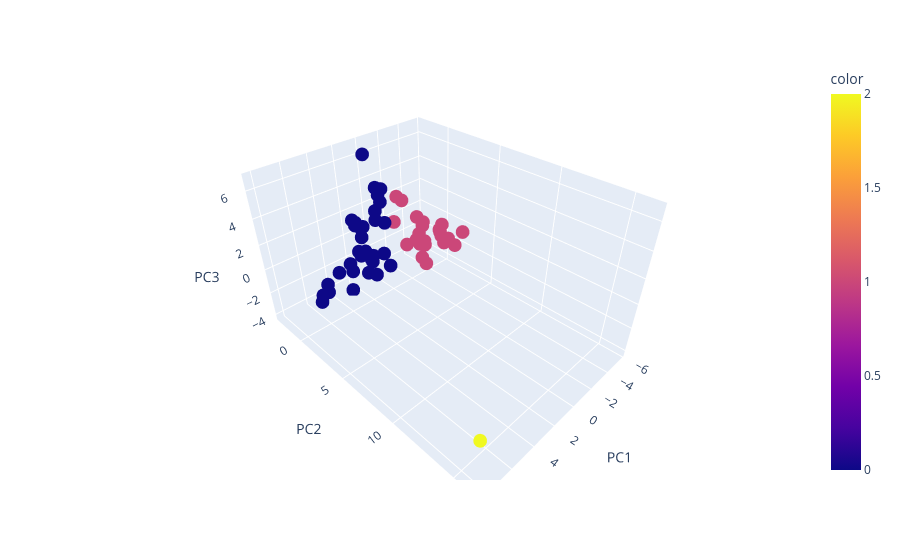

The cell this chart's notebook holds for it:
### Code cell
import matplotlib.pyplot as plt
import seaborn as sns

# UMAP
plt.figure(figsize=(10, 6))
sns.scatterplot(x=umap_data[:, 0], y=umap_data[:, 1], hue=clustering_data_scaled['UMAP_Cluster'], s=100)
plt.title('UMAP Clustering Results')
plt.show()

# PCA
plt.figure(figsize=(10, 6))
sns.scatterplot(x=pca_data[:, 0], y=pca_data[:, 1], hue=clustering_data_scaled['PCA_Cluster'], palette='tab10', s=100)
plt.title('PCA Clustering Results')
plt.show()

print(pca.explained_variance_ratio_)

# 3D PCA
import matplotlib.colors as mcolors
import plotly.express as px
start_color = "red"
end_color = "blue"
values = np.linspace(0, 1, 59)
color_gradient = mcolors.LinearSegmentedColormap.from_list("my_gradient", [start_color, end_color], N=59)
color_list = [color_gradient(value) for value in values]
clustering_data_scaled['PCA_Cluster'] = pca_clusters
fig = px.scatter_3d(
    x=pca_3d_scaled[:, 0], y=pca_3d_scaled[:, 1], z=pca_3d_scaled[:, 2],
    color_discrete_map={0: 'red', 1: 'green', 2: 'blue'},
    color=clustering_data_scaled['PCA_Cluster'],
    labels={'x': 'PC1', 'y': 'PC2', 'z': 'PC3'}
)
fig.update_layout(showlegend=False)
fig.show()

# t-SNE
plt.figure(figsize=(10, 6))
sns.scatterplot(x=tsne_data[:, 0], y=tsne_data[:, 1], hue=clustering_data_scaled['tSNE_Cluster'], palette='tab10', s=100)
plt.title('t-SNE Clustering Results')
plt.show()

# RandomForest
plt.figure(figsize=(10, 6))
plt.barh(clustering_data_scaled.columns[top_features_idx], importances[top_features_idx])
plt.xlabel('Feature Importance')
plt.title('Top 5 Feature Importances from RandomForestClassifier')
plt.show()


# Plotting the RF clusters
plt.figure(figsize=(8, 6))
plt.scatter(pca_full_components[:, 0], pca_full_components[:, 1], c=clustering_data_scaled['RF_Cluster'], cmap='viridis')
plt.title('RF Clusters')
plt.xlabel('PCA Component 1')
plt.ylabel('PCA Component 2')
plt.colorbar(label='RF Cluster')
plt.show()

### Figure 1 — Plotly figure (JSON) as saved in the notebook; plotly's stock layout.template omitted (floating-point values rounded to 4 significant figures)
{"data": [{"hovertemplate": "PC1=%{x}<br>PC2=%{y}<br>PC3=%{z}<br>color=%{marker.color}<extra></extra>", "legendgroup": "", "marker": {"color": [0, 1, 1, 1, 1, 1, 0, 1, 0, 0, 0, 1, 1, 0, 1, 0, 0, 1, 1, 1, 0, 0, 0, 1, 1, 0, 1, 1, 0, 0, 1, 0, 0, 1, 0, 0, 0, 0, 0, 0, 0, 0, 0, 0, 0, 0, 0, 1, 1, 1, 0, 0, 0, 0, 1, 1, 0, 0, 1, 0, 0, 1, 2], "coloraxis": "coloraxis", "symbol": "circle"}, "mode": "markers", "name": "", "scene": "scene", "showlegend": false, "type": "scatter3d", "x": [4.814, -2.703, -2.552, -2.722, -2.962, -1.144, 3.624, -4.303, -0.2903, 0.9121, 0.9121, -2.451, -4.192, 1.021, -2.277, 0.5186, 0.5186, -1.032, -3.9, -2.859, 5.757, 0.2482, 2.661, -2.902, -2.558, 0.4166, -4.221, -1.595, 2.276, 1.025, -2.774, 2.657, 0.7567, -4.806, 2.494, 2.141, 1.342, 2.6, 3.755, 4.526, 1.683, 0.1652, 4.865, 1.76, 1.76, 5.43, 0.9829, -2.953, -5.02, -4.294, 1.896, 0.9622, 0.5855, -0.1798, -2.895, -5.692, 0.1817, 0.1817, -2.632, 1.698, 1.47, -0.8491, 8.159], "y": [-1.728, 0.5193, 0.3039, 0.8471, 0.5357, -0.4355, -1.871, 1.141, -0.587, -0.4092, -0.4092, 0.283, 1.481, -1.133, 0.3483, -0.2539, -0.2539, 0.2845, 1.268, 0.5293, 3.354, -0.8178, -1.784, 0.5423, 0.3712, -0.8714, 1.016, -0.006601, -1.413, -1.195, 0.8976, 0.5635, -1.066, 1.357, -0.7712, -0.9042, -1.483, -0.5272, 0.007028, -2.268, -1.285, -0.7028, -2.619, -1.167, -1.167, -1.865, -0.9824, 0.4822, 1.893, 1.074, -1.54, -1.174, -0.9002, -0.8049, 0.412, 2.1, -0.5055, -0.5055, 0.3559, -0.9457, -1.349, -0.5239, 16.26], "z": [-2.482, -2.534, -0.858, -1.181, -1.091, 3.118, -2.071, 0.1093, -2.697, 2.723, 2.723, 1.184, -1.352, 6.82, -0.7652, 3.351, 3.351, 3.121, -0.1275, 0.6721, 1.757, 3.606, -4.179, -1.157, -0.3195, 4.228, -0.5991, -1.05, 2.112, -1.778, -2.962, -1.33, -3.294, -1.301, 2.032, -0.7686, 1.151, 2.4, -0.2896, -3.654, 1.256, -1.396, -3.963, 0.5579, 0.5579, -3.867, -1.351, -1.256, -1.787, -0.9307, -0.8112, -1.987, 1.652, 1.154, 0.3112, -0.7566, 4.168, 4.168, -1.295, -0.5992, -0.9935, 1.072, -0.5228]}], "layout": {"coloraxis": {"colorbar": {"title": {"text": "color"}}, "colorscale": [[0, "#0d0887"], [0.1111, "#46039f"], [0.2222, "#7201a8"], [0.3333, "#9c179e"], [0.4444, "#bd3786"], [0.5556, "#d8576b"], [0.6667, "#ed7953"], [0.7778, "#fb9f3a"], [0.8889, "#fdca26"], [1, "#f0f921"]]}, "legend": {"tracegroupgap": 0}, "margin": {"t": 60}, "scene": {"domain": {"x": [0, 1], "y": [0, 1]}, "xaxis": {"title": {"text": "PC1"}}, "yaxis": {"title": {"text": "PC2"}}, "zaxis": {"title": {"text": "PC3"}}}, "showlegend": false}}
